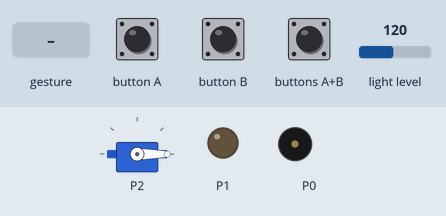
A program run on a simulated BBC micro:bit (MakeCode). On the bench: servo, output pins drawn as LEDs (lit = HIGH), buzzer (waves = sounding). Dashed ring = blinking. The inputs (shaded band) are chosen by the test bench; at power-on: light level 120. A tilt is held for 1.5 s and a shake lasts 1 s, then the board lies face up again; pins used as bus, display or sensor lines are not drawn.

Above: at 1.2 s.
1.3 s: button B pressed for 0.15 s
At 1.41 s:
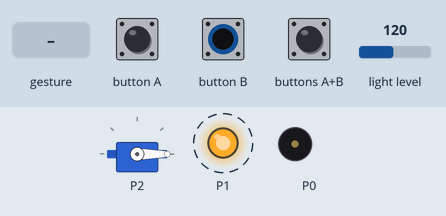
4.3 s: buttons A+B pressed for 0.15 s
At 5.6 s:
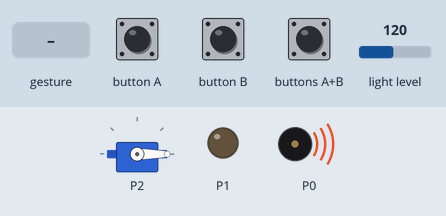
7.3 s: light level set to 103
9.9 s: light level set to 97
At 10.4 s:
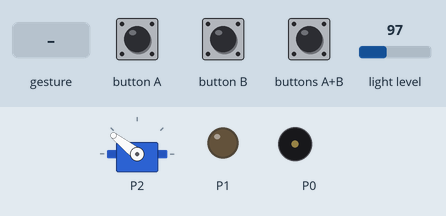
11.4 s: gesture 'shake'
At 13.0 s:
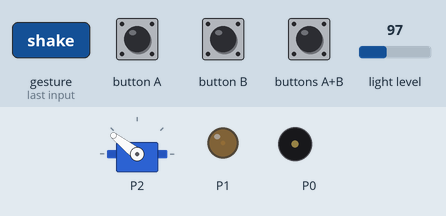
13.3 s: buttons A+B pressed for 1 s
At 15.6 s:
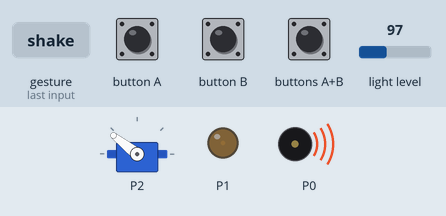
Timing chart, 0 to 19.8 s (numbered marks = the images above; inputs shaded):
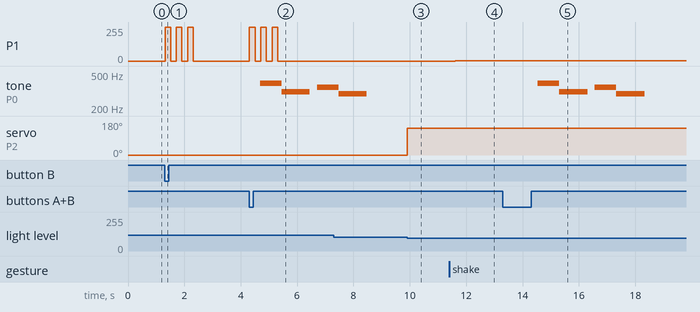

The program:

main.ts
```typescript
basic.forever(function () {
    if (input.lightLevel() < 100) {
        pins.servoWritePin(AnalogPin.P2, 142)
    } else {
        pins.servoWritePin(AnalogPin.P2, 0)
    }
})
basic.forever(function () {
    if (input.buttonIsPressed(Button.AB)) {
        music.startMelody(music.builtInMelody(Melodies.Dadadadum), MelodyOptions.Once)
    }
})
basic.forever(function () {
    if (input.buttonIsPressed(Button.B)) {
        pins.digitalWritePin(DigitalPin.P1, 1)
        basic.pause(200)
        pins.digitalWritePin(DigitalPin.P1, 0)
        basic.pause(200)
        pins.digitalWritePin(DigitalPin.P1, 1)
        basic.pause(200)
        pins.digitalWritePin(DigitalPin.P1, 0)
        basic.pause(200)
        pins.digitalWritePin(DigitalPin.P1, 1)
        basic.pause(200)
        pins.digitalWritePin(DigitalPin.P1, 0)
        basic.pause(200)
    }
})
basic.forever(function () {
    if (input.isGesture(Gesture.Shake)) {
        pins.analogWritePin(AnalogPin.P1, 1)
        basic.pause(200)
        pins.analogWritePin(AnalogPin.P1, 0)
        basic.pause(200)
        pins.analogWritePin(AnalogPin.P1, 1)
        basic.pause(200)
        pins.analogWritePin(AnalogPin.P1, 0)
        basic.pause(200)
    }
})
```

test.ts
```typescript
// 在此处测试；当此软件包作为插件使用时，将不会编译此软件包。
```

Measured:
- the behaviour switches between 100 and 99 on light level (found by bisection; images 2 and 3)
- after the input at 1.3 s, P1: alternates 255/255 for 0.20 s and 0/255 for 0.20 s, 6 changes in all, then stays 0/255, starting at once
- after the input at 4.3 s, P1: alternates 255/255 for 0.20 s and 0/255 for 0.20 s, 6 changes in all, then stays 0/255, starting at once; tone on P0: silent → 392 Hz after 0.39 s, → 311 Hz 0.77 s later, → silent 1.0 s later, → 349 Hz 0.26 s later
- after the input at 9.9 s, servo on P2: 0° → 142° at once
- after the input at 11.4 s, P1: 0/255 → 1/255 after 0.21 s
- after the input at 13.3 s, tone on P0: plays 392 Hz for 0.77 s, 311 Hz for 1.0 s, 349 Hz for 0.77 s, 294 Hz for 1.0 s, starting after 1.2 s
